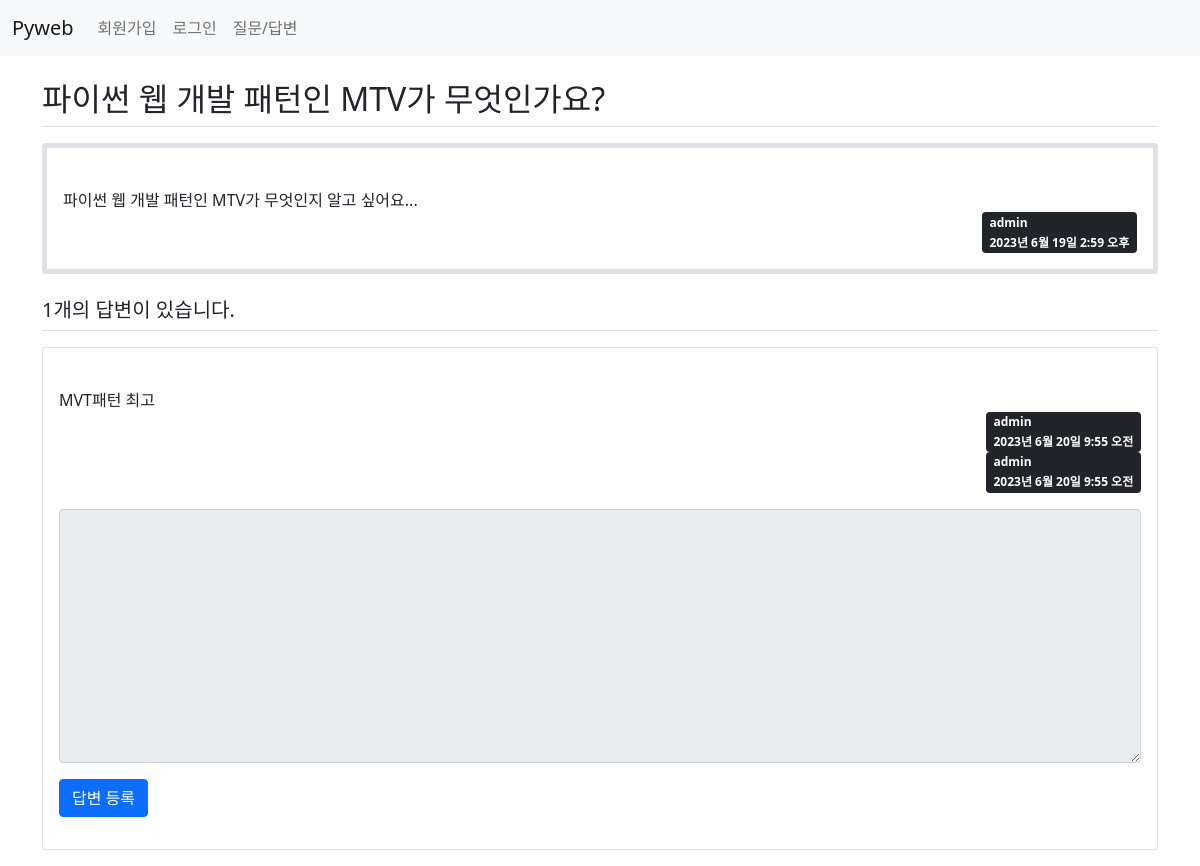
Page /board/2/ on the committed database.
### board/models.py (models this page shows, shortened)
class Question(models.Model):
    author = models.ForeignKey(User, on_delete=models.CASCADE)
    subject = models.CharField(max_length=200)  #제목
    content = models.TextField()                #질문 내용
    create_date = models.DateTimeField()        #등록일
    modify_date = models.DateTimeField(null=True, blank=True)

class Answer(models.Model):
    author = models.ForeignKey(User, on_delete=models.CASCADE)
    content = models.TextField()  #답변 내용
    create_date = models.DateTimeField()  #등록일
    modify_date = models.DateTimeField(null=True, blank=True)
    question = models.ForeignKey(Question,
                        on_delete=models.CASCADE)   #외래키

### board/views.py (the view)
# urls.py: path('<int:question_id>/', views.detail, name='detail'),
def detail(request, question_id):
    question = get_object_or_404(Question, pk=question_id)
    context = {'question': question}
    return render(request, 'board/detail.html', context)

### templates/board/detail.html (shortened to what this page needs)
{% extends 'base.html' %}
{% block content %}
<div class="container my-3">
    <h2 class="border-bottom py-2">{{ question.subject }}</h2>
    <div class="card my-3 border border-5">
        <div class="card-body">
            <div class="card-text" style="white-space: pre-line">
                {{ question.content }}
            </div>
            <div class="d-flex justify-content-end">
                <div class="badge bg-dark text-start">
                    <div class="mb-2">{{ question.author }}</div>
                    <div>{{ question.create_date }}</div>
                </div>
            </div>
        </div>
    </div>
    <h5 class="border-bottom my-3 py-2">
        {{ question.answer_set.count }}개의 답변이 있습니다.
    </h5>
    <div>
        {% for answer in question.answer_set.all %}
        <div class="card my-3">
            <div class="card-body">
                <div class="card-text" style="white-space: pre-line">
                    {{ answer.content }}
                </div>
                <div class="d-flex justify-content-end">
                <div class="badge bg-dark text-start">
                    <div class="mb-2">{{ answer.author }}</div>
                    <div>{{ answer.create_date }}</div>
                </div>
            </div>
            <div class="d-flex justify-content-end">
                <div class="badge bg-dark text-start">
                    <div class="mb-2">{{ answer.author }}</div>
                    <div>{{ answer.create_date }}</div>
                </div>
        </div>
        {% endfor %}
        <form action="{% url 'board:answer_create' question.id %}"
              method="post" class="my-3">
            <div class="form-group">
            <textarea name="content" id="content" rows="10" cols="50"
                      class="form-control mb-3"
                {% if not user.is_authenticated %}disabled{% endif %}></textarea>
            </div>
            <button type="submit" class="btn btn-primary">답변 등록</button>
        </form>
    </div>
</div>
{% endblock %}

### rows in the picture
Question: subject "파이썬 웹 개발 패턴인 MTV가 무엇인가요?", content "파이썬 웹 개발 패턴인 MTV가 무엇인지 알고 싶어요...", author "admin", create_date "2023년 6월 19일 2:59 오후", answer_set.count "1"
Answer: content "MVT패턴 최고", author "admin", create_date "2023년 6월 20일 9:55 오전"
